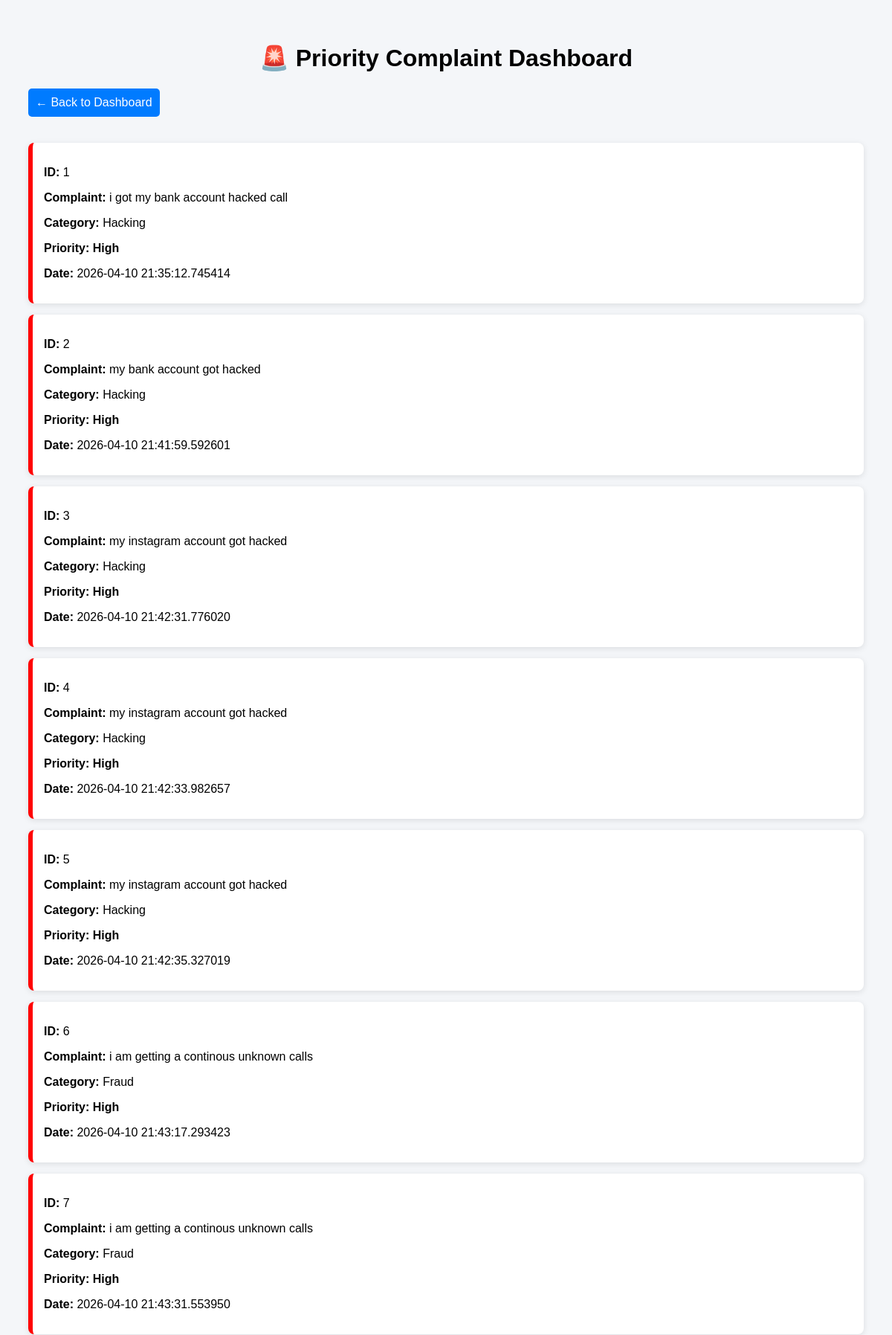
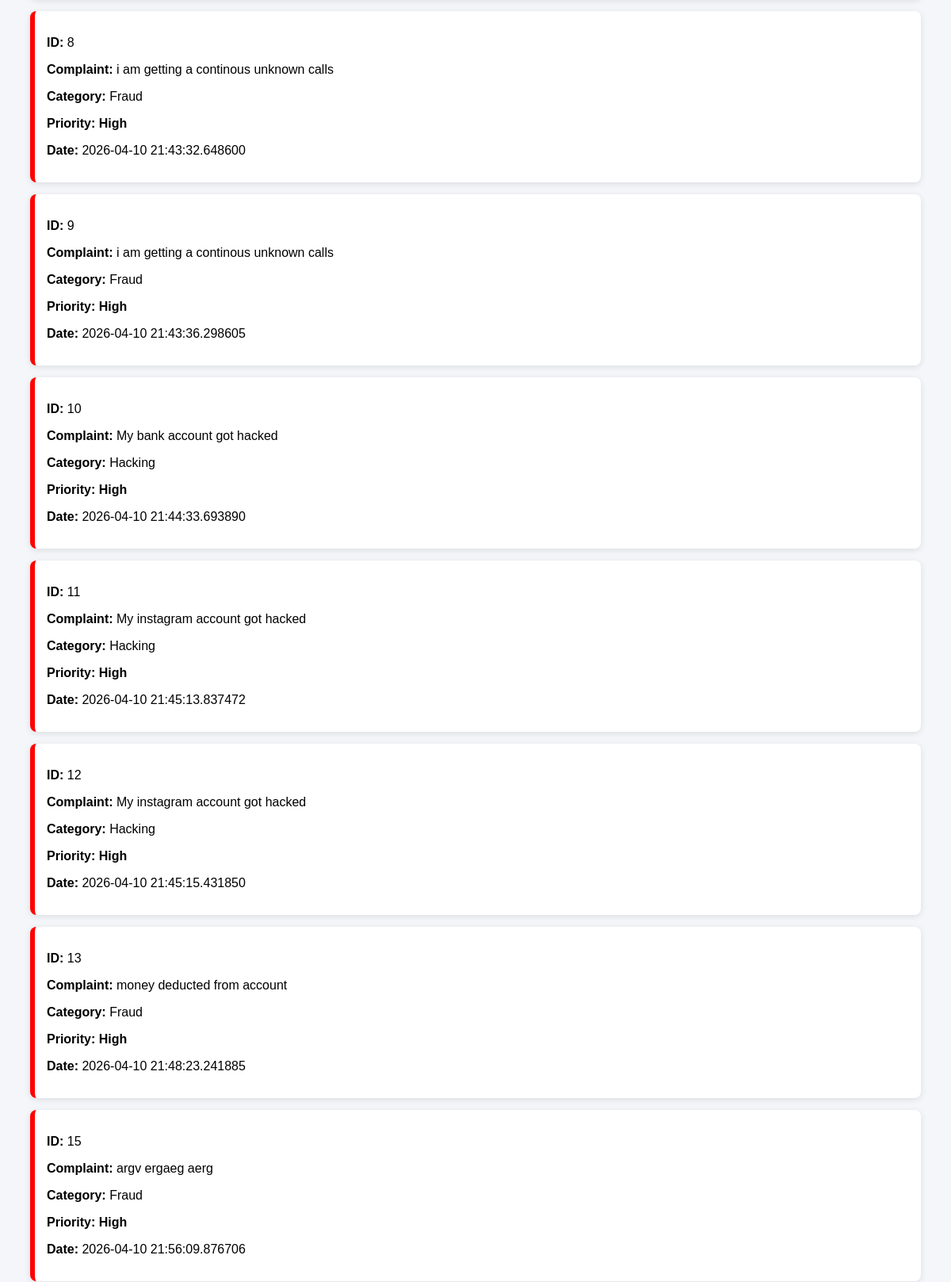
Page /priority (signed in, upper part) on the committed database (2 pictures, top to bottom).
### tables this page shows
CREATE TABLE complaints (
                id INTEGER PRIMARY KEY AUTOINCREMENT,
                user_id INTEGER,
                text TEXT,
                category TEXT,
                priority TEXT,
                date TEXT,
                FOREIGN KEY (user_id) REFERENCES users(id)
            );

### app.py (the view)
@app.route("/priority")
def priority():
    if "role" not in session or session["role"] != "admin":
        return "Access Denied"
    conn = sqlite3.connect("database.db")
    data = conn.execute("""
        SELECT id, text, category, priority, date
        FROM complaints
        ORDER BY
            CASE
                WHEN priority = 'High' THEN 1
                WHEN priority = 'Medium' THEN 2
                ELSE 3
            END
    """).fetchall()
    conn.close()
    return render_template("priority.html", data=data)

### templates/priority.html (shortened to what this page needs)
<!DOCTYPE html>
<html>
<head>
</head>
<body>
<h1>🚨 Priority Complaint Dashboard</h1>
<a href="/dashboard" class="btn">← Back to Dashboard</a>
{% for row in data %}
<div class="card {{ row[3]|lower }}">
    <p><strong>ID:</strong> {{ row[0] }}</p>
    <p><strong>Complaint:</strong> {{ row[1] }}</p>
    <p><strong>Category:</strong> {{ row[2] }}</p>
    <p class="priority">
        Priority: {{ row[3] }}
    </p>
    <p><strong>Date:</strong> {{ row[4] }}</p>
</div>
{% endfor %}
</body>
</html>

### templates/priority.html (style rules this page uses)
body { font-family: Arial; background: #f4f6f9; padding: 30px; }
h1 { text-align: center; }
.card { background: white; padding: 15px; margin: 15px 0; border-radius: 8px; box-shadow: 0 2px 8px rgba(0,0,0,0.1); }
.high { border-left: 6px solid red; }
.priority { font-weight: bold; }
.btn { display: inline-block; margin-bottom: 20px; padding: 10px; background: #007bff; color: white; text-decoration: none; border-radius: 5px; }

### rows in the picture
complaints: id "1", text "i got my bank account hacked call", category "Hacking", priority "High", date "2026-04-10 21:35:12.745414"
complaints: id "2", text "my bank account got hacked", category "Hacking", priority "High", date "2026-04-10 21:41:59.592601"
complaints: id "3", text "my instagram account got hacked", category "Hacking", priority "High", date "2026-04-10 21:42:31.776020"
complaints: id "4", text "my instagram account got hacked", category "Hacking", priority "High", date "2026-04-10 21:42:33.982657"
complaints: id "5", text "my instagram account got hacked", category "Hacking", priority "High", date "2026-04-10 21:42:35.327019"
complaints: id "6", text "i am getting a continous unknown calls", category "Fraud", priority "High", date "2026-04-10 21:43:17.293423"
complaints: id "7", text "i am getting a continous unknown calls", category "Fraud", priority "High", date "2026-04-10 21:43:31.553950"
complaints: id "8", text "i am getting a continous unknown calls", category "Fraud", priority "High", date "2026-04-10 21:43:32.648600"
complaints: id "9", text "i am getting a continous unknown calls", category "Fraud", priority "High", date "2026-04-10 21:43:36.298605"
complaints: id "10", text "My bank account got hacked", category "Hacking", priority "High", date "2026-04-10 21:44:33.693890"
complaints: id "11", text "My instagram account got hacked", category "Hacking", priority "High", date "2026-04-10 21:45:13.837472"
complaints: id "12", text "My instagram account got hacked", category "Hacking", priority "High", date "2026-04-10 21:45:15.431850"
complaints: id "13", text "money deducted from account", category "Fraud", priority "High", date "2026-04-10 21:48:23.241885"
complaints: id "15", text "argv ergaeg aerg", category "Fraud", priority "High", date "2026-04-10 21:56:09.876706"
